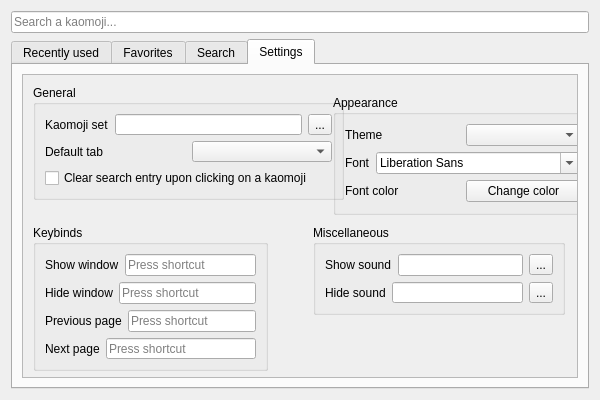
<?xml version="1.0" encoding="UTF-8"?>
<ui version="4.0">
 <class>Form</class>
 <widget class="QWidget" name="Form">
  <property name="geometry">
   <rect>
    <x>0</x>
    <y>0</y>
    <width>600</width>
    <height>400</height>
   </rect>
  </property>
  <property name="windowTitle">
   <string>KaomojiHelper</string>
  </property>
  <layout class="QVBoxLayout" name="verticalLayout_2">
   <item>
    <layout class="QVBoxLayout" name="verticalLayout">
     <property name="spacing">
      <number>6</number>
     </property>
     <item>
      <widget class="QLineEdit" name="SearchLineEdit">
       <property name="text">
        <string/>
       </property>
       <property name="placeholderText">
        <string>Search a kaomoji...</string>
       </property>
      </widget>
     </item>
     <item>
      <widget class="QTabWidget" name="TabsWidget">
       <property name="autoFillBackground">
        <bool>false</bool>
       </property>
       <property name="styleSheet">
        <string notr="true">QTabWidget::tab-bar {
	alignment: center;
}</string>
       </property>
       <property name="tabPosition">
        <enum>QTabWidget::North</enum>
       </property>
       <property name="tabShape">
        <enum>QTabWidget::Rounded</enum>
       </property>
       <property name="currentIndex">
        <number>3</number>
       </property>
       <widget class="QWidget" name="RecentlyUsedTab">
        <attribute name="title">
         <string>Recently used</string>
        </attribute>
        <layout class="QVBoxLayout" name="verticalLayout_6">
         <item>
          <layout class="QVBoxLayout" name="verticalLayout_5">
           <item>
            <widget class="QListView" name="listView_2"/>
           </item>
          </layout>
         </item>
         <item>
          <layout class="QHBoxLayout" name="horizontalLayout_2">
           <property name="spacing">
            <number>8</number>
           </property>
           <item>
            <widget class="QPushButton" name="RecentlyUsedFirstButton">
             <property name="text">
              <string>First</string>
             </property>
            </widget>
           </item>
           <item>
            <widget class="QPushButton" name="RecentlyUsedPreviousButton">
             <property name="text">
              <string>Previous</string>
             </property>
            </widget>
           </item>
           <item>
            <widget class="QLabel" name="RecentlyUsedStatusLabel">
             <property name="text">
              <string>0-0 results | 0 (total)</string>
             </property>
            </widget>
           </item>
           <item>
            <widget class="QPushButton" name="RecentlyUsedNextButton">
             <property name="text">
              <string>Next</string>
             </property>
            </widget>
           </item>
           <item>
            <widget class="QPushButton" name="RecentlyUsedLastButton">
             <property name="text">
              <string>Last</string>
             </property>
            </widget>
           </item>
          </layout>
         </item>
        </layout>
       </widget>
       <widget class="QWidget" name="FavoritesTab">
        <attribute name="title">
         <string>Favorites</string>
        </attribute>
        <layout class="QVBoxLayout" name="verticalLayout_4">
         <item>
          <layout class="QVBoxLayout" name="verticalLayout_3">
           <item>
            <widget class="QListView" name="listView"/>
           </item>
          </layout>
         </item>
         <item>
          <layout class="QHBoxLayout" name="horizontalLayout">
           <property name="spacing">
            <number>8</number>
           </property>
           <item>
            <widget class="QPushButton" name="FavoritesFirstButton">
             <property name="text">
              <string>First</string>
             </property>
            </widget>
           </item>
           <item>
            <widget class="QPushButton" name="FavoritesPreviousButton">
             <property name="text">
              <string>Previous</string>
             </property>
            </widget>
           </item>
           <item>
            <widget class="QLabel" name="FavoritesStatusLabel">
             <property name="text">
              <string>0-0 results | 0 (total)</string>
             </property>
            </widget>
           </item>
           <item>
            <widget class="QPushButton" name="FavoritesNextButton">
             <property name="text">
              <string>Next</string>
             </property>
            </widget>
           </item>
           <item>
            <widget class="QPushButton" name="FavoritesLastButton">
             <property name="text">
              <string>Last</string>
             </property>
            </widget>
           </item>
          </layout>
         </item>
        </layout>
       </widget>
       <widget class="QWidget" name="SearchTab">
        <attribute name="title">
         <string>Search</string>
        </attribute>
        <layout class="QVBoxLayout" name="verticalLayout_8">
         <item>
          <layout class="QVBoxLayout" name="verticalLayout_7">
           <item>
            <widget class="QListView" name="listView_3"/>
           </item>
          </layout>
         </item>
         <item>
          <layout class="QHBoxLayout" name="horizontalLayout_3">
           <property name="spacing">
            <number>8</number>
           </property>
           <item>
            <widget class="QPushButton" name="SearchFirstButton">
             <property name="text">
              <string>First</string>
             </property>
            </widget>
           </item>
           <item>
            <widget class="QPushButton" name="SearchPreviousButton">
             <property name="text">
              <string>Previous</string>
             </property>
            </widget>
           </item>
           <item>
            <widget class="QLabel" name="SearchStatusLabel">
             <property name="text">
              <string>0-0 results | 0 (total)</string>
             </property>
            </widget>
           </item>
           <item>
            <widget class="QPushButton" name="SearchNextButton">
             <property name="text">
              <string>Next</string>
             </property>
            </widget>
           </item>
           <item>
            <widget class="QPushButton" name="SearchLastButton">
             <property name="text">
              <string>Last</string>
             </property>
            </widget>
           </item>
          </layout>
         </item>
        </layout>
       </widget>
       <widget class="QWidget" name="SettingsTab">
        <attribute name="title">
         <string>Settings</string>
        </attribute>
        <layout class="QVBoxLayout" name="verticalLayout_9">
         <item>
          <widget class="QScrollArea" name="scrollArea">
           <property name="frameShadow">
            <enum>QFrame::Sunken</enum>
           </property>
           <property name="widgetResizable">
            <bool>true</bool>
           </property>
           <widget class="QWidget" name="scrollAreaWidgetContents">
            <property name="geometry">
             <rect>
              <x>0</x>
              <y>0</y>
              <width>554</width>
              <height>304</height>
             </rect>
            </property>
            <widget class="QGroupBox" name="groupBox">
             <property name="geometry">
              <rect>
               <x>10</x>
               <y>10</y>
               <width>311</width>
               <height>115</height>
              </rect>
             </property>
             <property name="title">
              <string>General</string>
             </property>
             <layout class="QVBoxLayout" name="verticalLayout_12">
              <item>
               <layout class="QHBoxLayout" name="horizontalLayout_4">
                <item>
                 <widget class="QLabel" name="label">
                  <property name="text">
                   <string>Kaomoji set</string>
                  </property>
                 </widget>
                </item>
                <item>
                 <widget class="QLineEdit" name="lineEdit">
                  <property name="readOnly">
                   <bool>true</bool>
                  </property>
                 </widget>
                </item>
                <item>
                 <widget class="QToolButton" name="toolButton">
                  <property name="text">
                   <string>...</string>
                  </property>
                 </widget>
                </item>
               </layout>
              </item>
              <item>
               <layout class="QHBoxLayout" name="horizontalLayout_8">
                <item>
                 <widget class="QLabel" name="label_5">
                  <property name="text">
                   <string>Default tab</string>
                  </property>
                 </widget>
                </item>
                <item>
                 <widget class="QComboBox" name="comboBox_2"/>
                </item>
               </layout>
              </item>
              <item>
               <widget class="QCheckBox" name="checkBox">
                <property name="text">
                 <string>Clear search entry upon clicking on a kaomoji</string>
                </property>
               </widget>
              </item>
             </layout>
            </widget>
            <widget class="QGroupBox" name="groupBox_2">
             <property name="geometry">
              <rect>
               <x>310</x>
               <y>20</y>
               <width>260</width>
               <height>120</height>
              </rect>
             </property>
             <property name="title">
              <string>Appearance</string>
             </property>
             <layout class="QVBoxLayout" name="verticalLayout_11">
              <item>
               <layout class="QHBoxLayout" name="horizontalLayout_5">
                <item>
                 <widget class="QLabel" name="label_2">
                  <property name="text">
                   <string>Theme</string>
                  </property>
                 </widget>
                </item>
                <item>
                 <widget class="QComboBox" name="comboBox"/>
                </item>
               </layout>
              </item>
              <item>
               <layout class="QHBoxLayout" name="horizontalLayout_6">
                <item>
                 <widget class="QLabel" name="label_3">
                  <property name="text">
                   <string>Font</string>
                  </property>
                 </widget>
                </item>
                <item>
                 <widget class="QFontComboBox" name="fontComboBox"/>
                </item>
               </layout>
              </item>
              <item>
               <layout class="QHBoxLayout" name="horizontalLayout_7">
                <item>
                 <widget class="QLabel" name="label_4">
                  <property name="text">
                   <string>Font color</string>
                  </property>
                 </widget>
                </item>
                <item>
                 <widget class="QPushButton" name="pushButton">
                  <property name="text">
                   <string>Change color</string>
                  </property>
                 </widget>
                </item>
               </layout>
              </item>
             </layout>
            </widget>
            <widget class="QGroupBox" name="groupBox_3">
             <property name="geometry">
              <rect>
               <x>10</x>
               <y>150</y>
               <width>235</width>
               <height>146</height>
              </rect>
             </property>
             <property name="title">
              <string>Keybinds</string>
             </property>
             <layout class="QVBoxLayout" name="verticalLayout_10">
              <item>
               <layout class="QHBoxLayout" name="horizontalLayout_9">
                <item>
                 <widget class="QLabel" name="label_6">
                  <property name="text">
                   <string>Show window</string>
                  </property>
                 </widget>
                </item>
                <item>
                 <widget class="QKeySequenceEdit" name="keySequenceEdit"/>
                </item>
               </layout>
              </item>
              <item>
               <layout class="QHBoxLayout" name="horizontalLayout_10">
                <item>
                 <widget class="QLabel" name="label_7">
                  <property name="text">
                   <string>Hide window</string>
                  </property>
                 </widget>
                </item>
                <item>
                 <widget class="QKeySequenceEdit" name="keySequenceEdit_2"/>
                </item>
               </layout>
              </item>
              <item>
               <layout class="QHBoxLayout" name="horizontalLayout_11">
                <item>
                 <widget class="QLabel" name="label_8">
                  <property name="text">
                   <string>Previous page</string>
                  </property>
                 </widget>
                </item>
                <item>
                 <widget class="QKeySequenceEdit" name="keySequenceEdit_3"/>
                </item>
               </layout>
              </item>
              <item>
               <layout class="QHBoxLayout" name="horizontalLayout_12">
                <item>
                 <widget class="QLabel" name="label_9">
                  <property name="text">
                   <string>Next page</string>
                  </property>
                 </widget>
                </item>
                <item>
                 <widget class="QKeySequenceEdit" name="keySequenceEdit_4"/>
                </item>
               </layout>
              </item>
             </layout>
            </widget>
            <widget class="QGroupBox" name="groupBox_4">
             <property name="geometry">
              <rect>
               <x>290</x>
               <y>150</y>
               <width>252</width>
               <height>90</height>
              </rect>
             </property>
             <property name="title">
              <string>Miscellaneous</string>
             </property>
             <layout class="QVBoxLayout" name="verticalLayout_13">
              <item>
               <layout class="QHBoxLayout" name="horizontalLayout_13">
                <item>
                 <widget class="QLabel" name="label_10">
                  <property name="text">
                   <string>Show sound</string>
                  </property>
                 </widget>
                </item>
                <item>
                 <widget class="QLineEdit" name="lineEdit_2">
                  <property name="readOnly">
                   <bool>true</bool>
                  </property>
                 </widget>
                </item>
                <item>
                 <widget class="QToolButton" name="toolButton_2">
                  <property name="text">
                   <string>...</string>
                  </property>
                 </widget>
                </item>
               </layout>
              </item>
              <item>
               <layout class="QHBoxLayout" name="horizontalLayout_14">
                <item>
                 <widget class="QLabel" name="label_11">
                  <property name="text">
                   <string>Hide sound</string>
                  </property>
                 </widget>
                </item>
                <item>
                 <widget class="QLineEdit" name="lineEdit_3">
                  <property name="readOnly">
                   <bool>true</bool>
                  </property>
                 </widget>
                </item>
                <item>
                 <widget class="QToolButton" name="toolButton_3">
                  <property name="text">
                   <string>...</string>
                  </property>
                 </widget>
                </item>
               </layout>
              </item>
             </layout>
            </widget>
           </widget>
          </widget>
         </item>
        </layout>
       </widget>
      </widget>
     </item>
    </layout>
   </item>
  </layout>
 </widget>
 <resources/>
 <connections/>
</ui>
